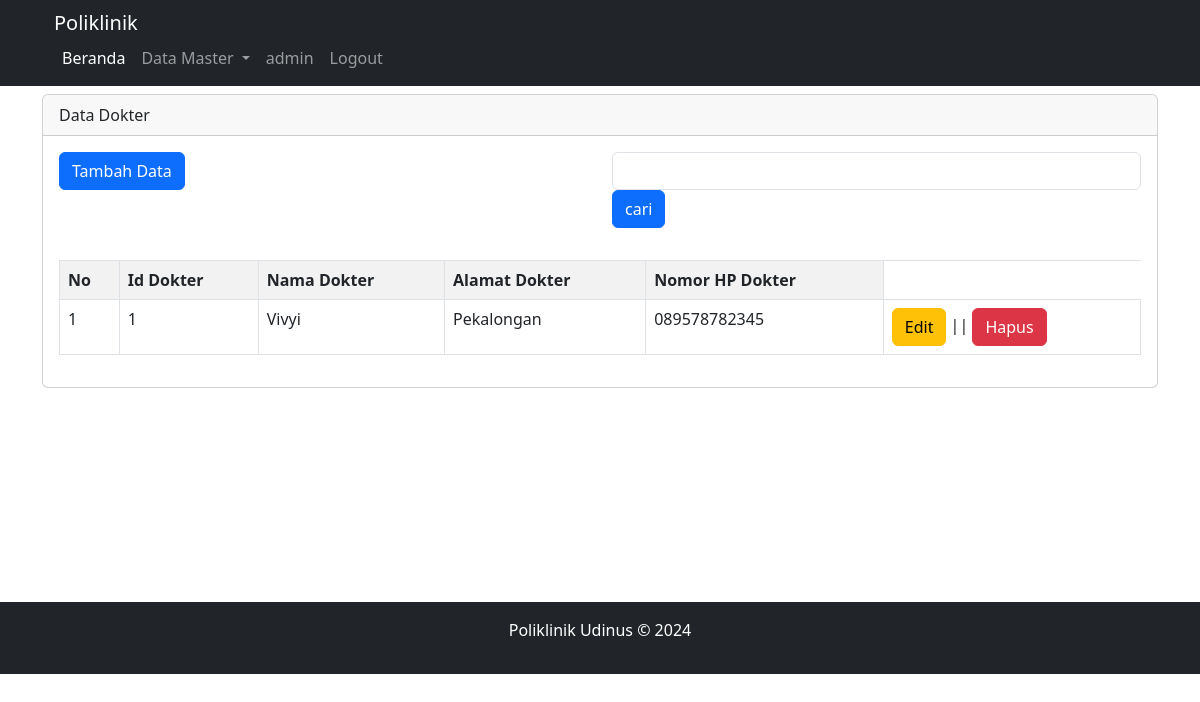
Screenshot of /data_dokter.php with the database file from the repository.
### tables this page shows
CREATE TABLE `dokter` (
  `id_dokter` int(11) NOT NULL,
  `nama_dokter` varchar(50) NOT NULL,
  `alamat_dokter` text NOT NULL,
  `no_hp_dokter` varchar(50) NOT NULL
);

### data_dokter.php (the view, shortened to what this page needs)
<?php
	include "header.php";
	$query = mysqli_query($conn,"SELECT * FROM dokter");
?>
<div class="container">
	<div class="row">
		<div class="col-lg-12 mt-2" style="min-height: 500px">
			<div class="card">
				  <div class="card-header">
					Data Dokter
				  </div>
				  <div class="card-body">
					<div class ="row">
						<div class="col">
							<button type="button" class="btn btn-primary" data-bs-toggle="modal" data-bs-target="#staticBackdrop">
							  Tambah Data
							</button>
						</div>
						<div class="col">
							<form action="" class="form-inline" method="GET">
								<input type="text" class="form-control" name="keyword">
								<input type="submit" class="btn btn-primary" name="cari" value="cari">
							</form>
						</div>
					</div>
					<div class="row mt-3">
						<div class="col">
							<table class="table table-bordered table-striped">
							<tr>
								<th>No</th>
								<th>Id Dokter</th>
								<th>Nama Dokter</th>
								<th>Alamat Dokter</th>
								<th>Nomor HP Dokter</th>
							</tr>
							<?php
							if(isset($_GET['cari'])){
								$keyword=$_GET['keyword'];
								$query=mysqli_query($conn,"SELECT * FROM dokter WHERE nama_dokter like '%$keyword%'");
							}else {
									$query = mysqli_query($conn,"SELECT * FROM dokter");
							}
							$no=1;
								while ($ambil_data=mysqli_fetch_array($query)){
							?>
							<tr>
								<td><?php echo $no++ ?></td>
								<td><?php echo $ambil_data['id_dokter'];?></td>
								<td><?php echo $ambil_data['nama_dokter'];?></td>
								<td><?php echo $ambil_data['alamat_dokter'];?></td>
								<td><?php echo $ambil_data['no_hp_dokter'];?></td>
								<td><a href="edit_dokter.php?id=<?php echo $ambil_data['id_dokter']?>" class="btn btn-warning">Edit<a> ||  <a href="hapus_data_dokter.php?id=<?php echo $ambil_data['id_dokter']?>" class="btn btn-danger" onclick="return confirm('Yakin Hapus ini ?')">Hapus<a>
							</tr>
								<?php
								}
								?>
							</table>
						</div>
					</div>
				  </div>
			</div>
		</div>
	</div>
</div>
<?php
	include "footer.php";
?>

### rows the page displays
dokter: id_dokter "1", nama_dokter "Vivyi", alamat_dokter "Pekalongan", no_hp_dokter "089578782345"
